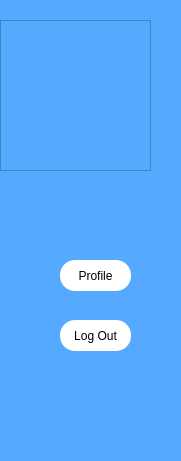
     <widget class="QWidget" name="widget_55" native="true">
      <property name="geometry">
       <rect>
        <x>10</x>
        <y>0</y>
        <width>181</width>
        <height>461</height>
       </rect>
      </property>
      <property name="styleSheet">
       <string notr="true">background:rgb(85, 170, 255);</string>
      </property>
      <widget class="QPushButton" name="profileButton_22">
       <property name="geometry">
        <rect>
         <x>60</x>
         <y>260</y>
         <width>71</width>
         <height>31</height>
        </rect>
       </property>
       <property name="styleSheet">
        <string notr="true">#profileButton_22
{
	border-radius:15px;
	background:white;
}

#profileButton_22:hover
{
	border:2px solid black;
}</string>
       </property>
       <property name="text">
        <string>Profile</string>
       </property>
      </widget>
      <widget class="QPushButton" name="logOutButton_22">
       <property name="geometry">
        <rect>
         <x>60</x>
         <y>320</y>
         <width>71</width>
         <height>31</height>
        </rect>
       </property>
       <property name="styleSheet">
        <string notr="true">#logOutButton_22
{
	border-radius:15px;
	background:white;
}

#logOutButton_22:hover
{
	border:2px solid black;
}	
</string>
       </property>
       <property name="text">
        <string>Log Out</string>
       </property>
      </widget>
      <widget class="QFrame" name="frame_80">
       <property name="geometry">
        <rect>
         <x>0</x>
         <y>20</y>
         <width>151</width>
         <height>151</height>
        </rect>
       </property>
       <property name="styleSheet">
        <string notr="true">image: url(C:/Users/meriam/Documents/qt/projectSecond/floralloLogo.png);
border-image:url(:/images/floralloLogo.png);</string>
       </property>
       <property name="frameShape">
        <enum>QFrame::StyledPanel</enum>
       </property>
       <property name="frameShadow">
        <enum>QFrame::Raised</enum>
       </property>
      </widget>
     </widget>
